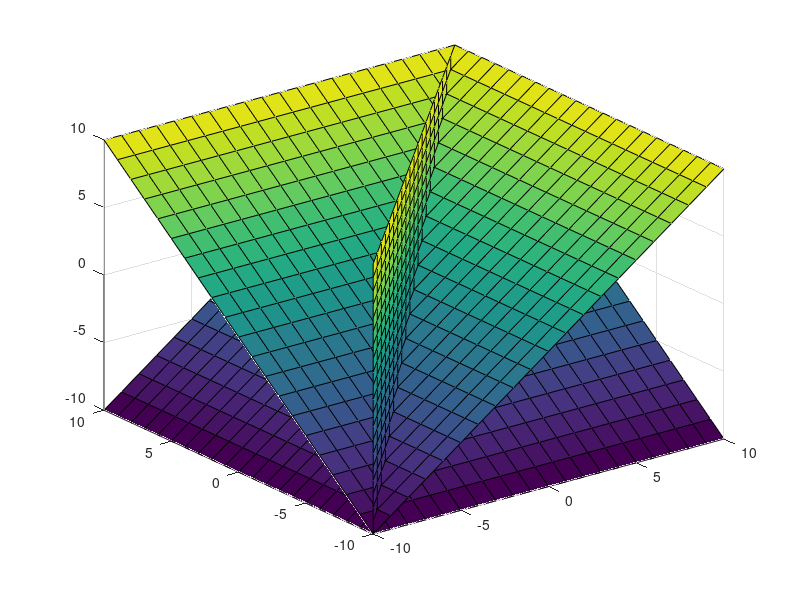

This figure's MATLAB source:
clc;close();



[xx,yy]=ndgrid(-10:10,-10:10);
z = yy;

figure
surf(xx,yy,z)
hold on;

[xx,yy]=ndgrid(-10:10,-10:10);
z = xx;
surf(xx,yy,z)

[xx,z]=ndgrid(-10:10,-10:10);
yy = xx;
surf(xx,yy,z)